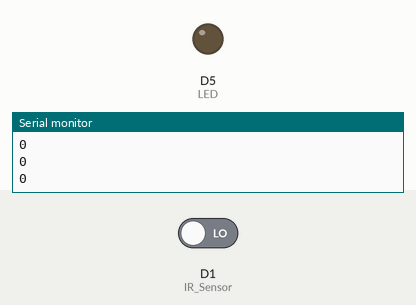
A sketch run on a simulated ESP8266 (NodeMCU). Parts: output pins drawn as LEDs (lit = HIGH), the last lines printed to the serial monitor. The test bench sets the inputs (shaded band); at power-on: D1 (IR_Sensor) LOW.

Above: at 1.2 s.
1.3 s: D1 (IR_Sensor) driven HIGH
At 2.3 s:
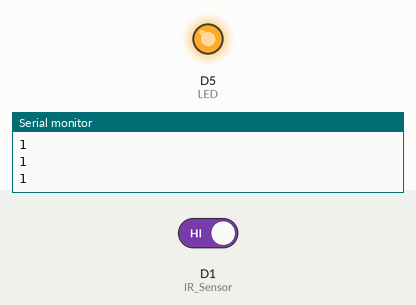
2.9 s: D1 (IR_Sensor) driven LOW
At 3.6 s:
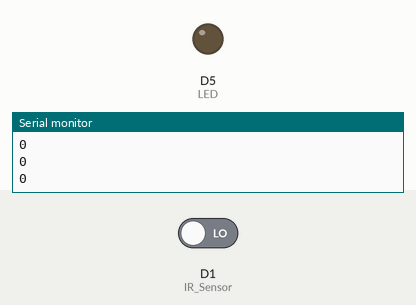
Timing chart, 0 to 5.9 s (numbered marks = the images above; inputs shaded):
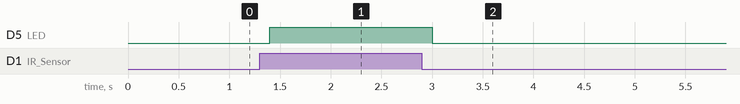

The sketch:

IR_sensor_with_Node_MCU.ino
```cpp
#define IR_Sensor D1
#define LED D5


void setup()
 {
   Serial.begin(9600); // sensor buart rate
   pinMode(LED,OUTPUT);  // Led Pin Connected To D5 Pin
   pinMode(IR_Sensor,INPUT); //define the IR Sensor pin D1
 }
 void loop()
 {
  int s1=digitalRead(IR_Sensor); // IR Sensor output pin connected to D1
  Serial.println(s1);  // See the Value In Serial Monitor
  delay(100);
  if(s1 == 1 )
  {
   digitalWrite(LED,HIGH); // LED ON
  }
   else
  {
   digitalWrite(LED,LOW); // LED OFF
  }
 }  
```

Measured:
- after the input at 1.3 s, D5 (LED): LOW → HIGH after 0.10 s
- after the input at 2.9 s, D5 (LED): HIGH → LOW after 0.10 s
